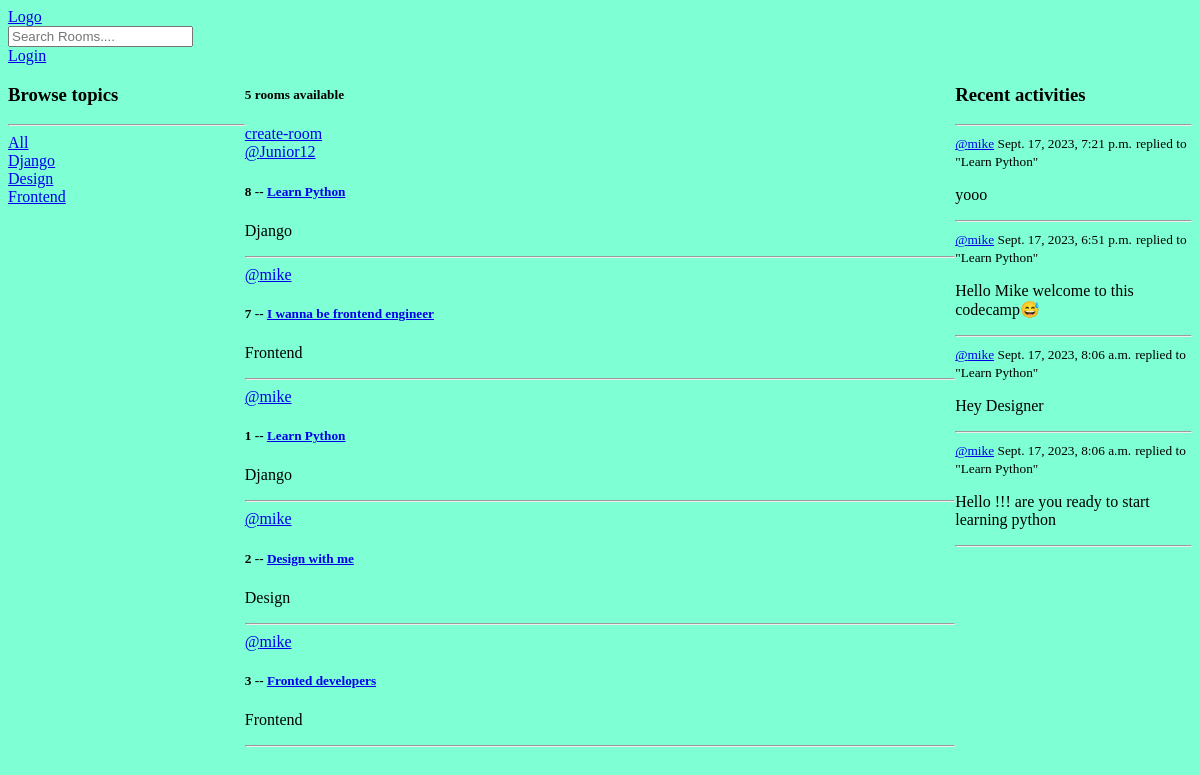
The app's page /, older data.
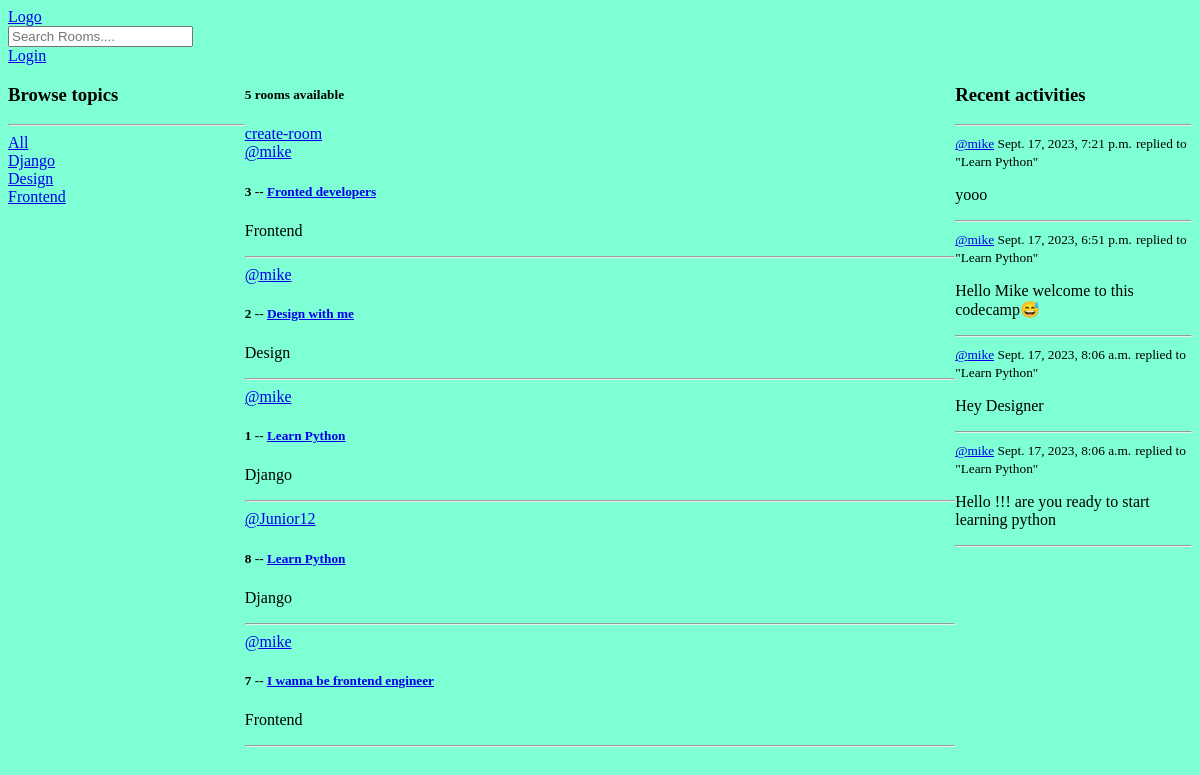
The same page, newer data.
### base/models.py (models this page shows, shortened)
class Topic(models.Model):
    name = models.CharField(max_length=200)
    def __str__(self):
        return self.name

class Room(models.Model):
    host = models.ForeignKey(User , on_delete=models.SET_NULL,null=True)
    topic = models.ForeignKey(Topic , on_delete=models.SET_NULL , null=True)
    name = models.CharField(max_length=200)
    description = models.TextField(null=True , blank=True)
    participants =  models.ManyToManyField(User,related_name='participants',blank=True)
    updated =  models.DateTimeField(auto_now=True)
    create = models.DateTimeField(auto_now_add=True)
    class Meta:
        ordering = ['-updated', '-create']
    def __str__(self):
        return self.name

class Message(models.Model):
    user = models.ForeignKey(User , on_delete=models.CASCADE)
    room = models.ForeignKey(Room , on_delete=models.CASCADE)
    body= models.TextField()
    updated =  models.DateTimeField(auto_now=True)
    create = models.DateTimeField(auto_now_add=True)
    class Meta:
        ordering = ['-updated','-create']

### base/views.py (the view)
# urls.py: path('',views.home,name="home"),
def home(request):
    q = request.GET.get("q") if request.GET.get("q") != None else ""
    rooms = Room.objects.filter(
        Q(topic__name__icontains=q),
        Q(name__icontains=q) |
        Q(description__icontains=q)
        )
    topics = Topic.objects.all()
    room_count = rooms.count()
    room_messages = Message.objects.filter(Q(room__name__icontains=q))
    context = {"rooms": rooms, "topics": topics,"room_count":room_count, "room_messages":room_messages}
    return render(request, "base/home.html", context)

### base/templates/base/home.html (shortened to what this page needs)
<!DOCTYPE html>
<html lang="en">
<head>
</head>
<body>
    {% extends 'main.html' %}
    {% block content %}
    <div class="home-container">
        <div>
            {% include 'base/topics_component.html' %}
        </div>
        <div>
            <h5>{{room_count}} rooms available</h5>
            <a href="{% url 'create-room' %}">create-room</a>
            {% include 'base/feed_component.html' %}
        </div>
        <div>
            {% include 'base/activity_component.html' %}
        </div>
    </div>
    {% endblock content%}

### base/templates/base/topics_component.html
<h3>Browse topics</h3>
<hr>
<div>
    <a href="{% url 'home' %}">All</a>
</div>
{% for topic in topics %}
<div>
    <a href="{% url 'home' %}?q={{ topic.name }}">{{ topic.name }}</a>
</div>
{% endfor %}

### base/templates/base/feed_component.html (shortened to what this page needs)
<div>
    {% for room in rooms %}
    <div>
        <a href="{% url 'user-profile' room.host.id %}">@{{room.host.username}}</a>
        <h5>{{room.id}} -- <a href="{% url 'room' room.id%}"> {{room.name}}</a></h5>
        <p>{{room.topic}}</p>
        <hr>
    </div>
    {% endfor %}
</div>

### base/templates/base/activity_component.html (shortened to what this page needs)
<h3>Recent activities</h3>
<hr>
{% for message in room_messages %}
<div>
    <small><a href="{% url 'user-profile' message.user.id %}">@{{ message.user }}</a> {{ message.create }}</small>
    <small>replied to "{{ message.room }}"</small>
    <p>{{message.body}}</p>
    <hr>
</div>
{% endfor %}

Row changes from the older to the newer data that the page shows:
changed Room "Fronted developers": moves up the list
changed Room "Design with me": moves up the list
changed Room id 1: moves down the list
